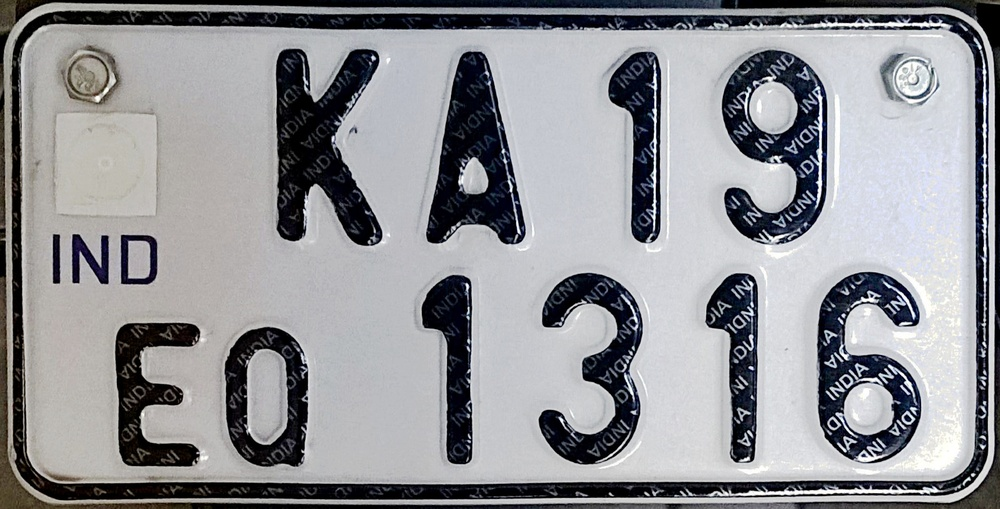
//> input picture Images/NumberPlate.jpg, 1000 x 509 px, shrunk from 1787 x 910 before the run
$ ./binary   (built with g++ and OpenCV 4)
//> lines starting //> are read from the running program, lines starting //| are printed output that depends on the picture; after the words box and inside, x2 and y2 are one past the last pixel; in counts of white or black regions, pixels touching at a corner belong together
#include <opencv2/opencv.hpp>

int main() {
    // Read an input image
    cv::Mat inputImage = cv::imread("C:\\Users\\sakth\\OneDrive\\Desktop\\Projects\\opencv-cpp\\Images\\NumberPlate.jpg", cv::IMREAD_GRAYSCALE);
//> inputImage: 509 rows x 1000 cols, CV_8UC1; min 0, max 255, mean 146.5

    if (inputImage.empty()) {
        std::cerr << "Error: Unable to read the input image." << std::endl;
        return -1;
    }

    // Display the original image
    cv::imshow("Original Image", inputImage);
    cv::waitKey(0);

    // 1. Global Thresholding
    cv::Mat globalThreshold;
    cv::threshold(inputImage, globalThreshold, 128, 255, cv::THRESH_BINARY);
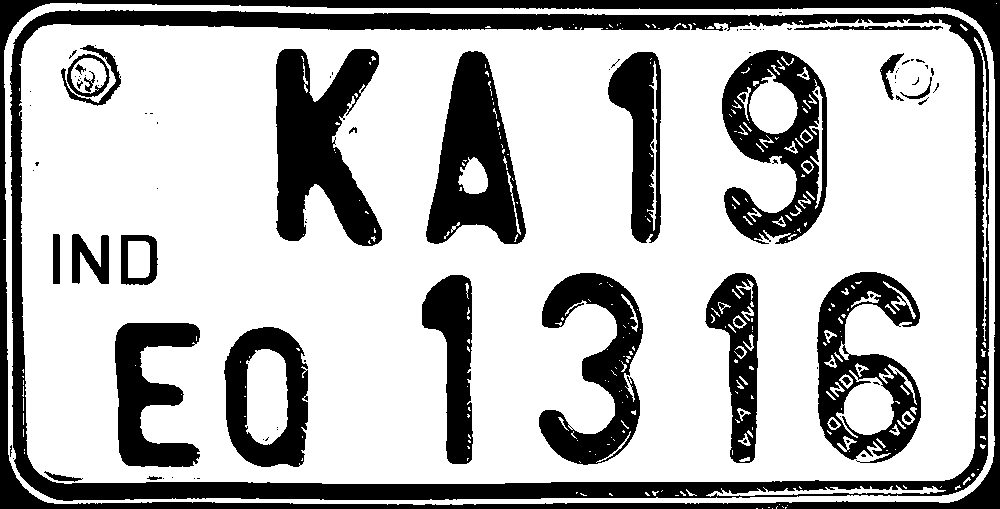
//> globalThreshold: 509 rows x 1000 cols, CV_8UC1; 71.5% white; 107 black regions (71 under 20 px), largest, box (x1, y1, x2, y2) and area: (10, 10, 989, 501) 36199, (0, 0, 1000, 509) 21349, (276, 49, 382, 246) 12596
    cv::imshow("Global Thresholding", globalThreshold);
    cv::waitKey(0);

    // 2. Adaptive Thresholding
    cv::Mat adaptiveThreshold;
    cv::adaptiveThreshold(inputImage, adaptiveThreshold, 255, cv::ADAPTIVE_THRESH_MEAN_C, cv::THRESH_BINARY, 11, 2);
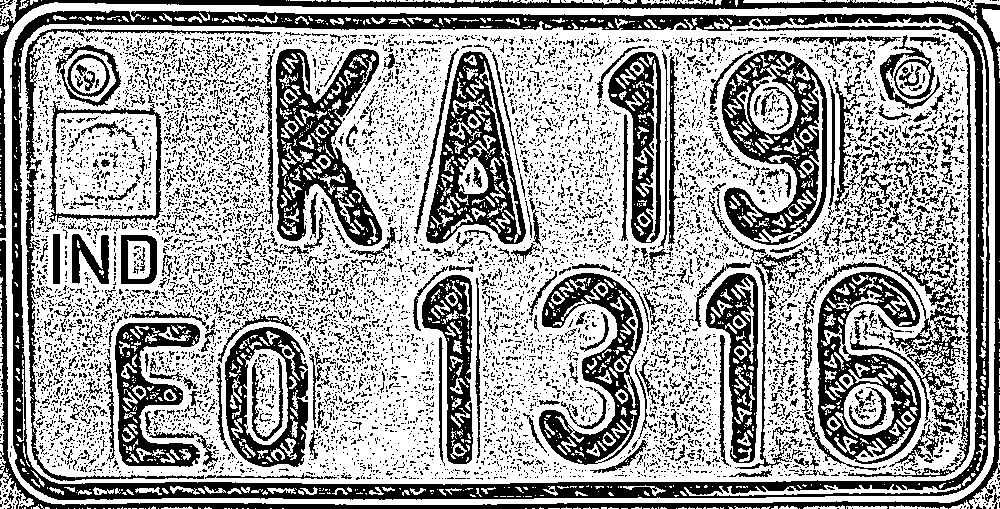
//> adaptiveThreshold: 509 rows x 1000 cols, CV_8UC1; 62.1% white; 8060 black regions (7437 under 20 px), largest, box (x1, y1, x2, y2) and area: (10, 10, 990, 500) 31207, (0, 0, 1000, 509) 15009, (276, 49, 382, 246) 8982
    cv::imshow("Adaptive Thresholding", adaptiveThreshold);
    cv::waitKey(0);

    // 3. Otsu's Thresholding
    cv::Mat otsuThreshold;
    cv::threshold(inputImage, otsuThreshold, 0, 255, cv::THRESH_BINARY + cv::THRESH_OTSU);
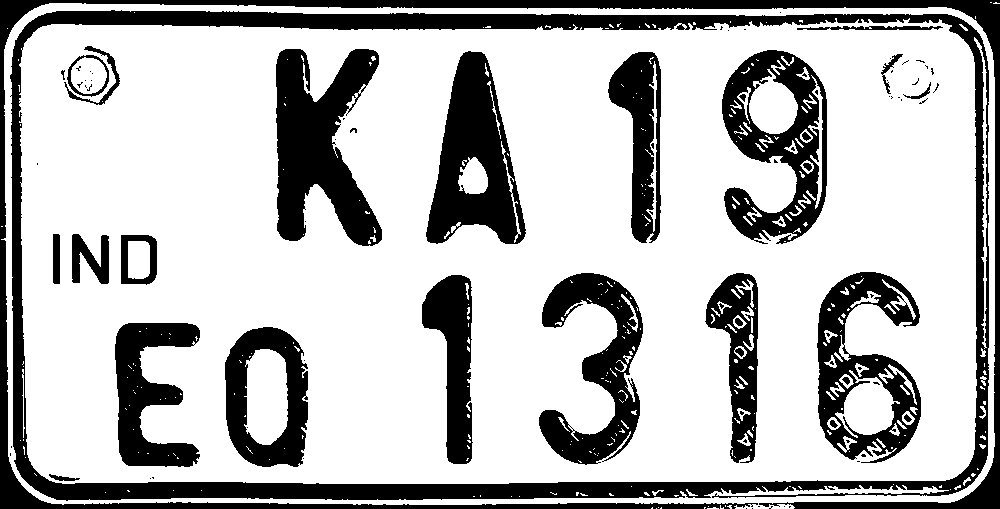
//> otsuThreshold: 509 rows x 1000 cols, CV_8UC1; 72.6% white; 92 black regions (62 under 20 px), largest, box (x1, y1, x2, y2) and area: (10, 10, 989, 501) 34863, (0, 0, 1000, 509) 20498, (276, 49, 382, 246) 12422
    cv::imshow("Otsu's Thresholding", otsuThreshold);
    cv::waitKey(0);

    // 4. Inverse Binary Thresholding
    cv::Mat inverseBinaryThreshold;
    cv::threshold(inputImage, inverseBinaryThreshold, 128, 255, cv::THRESH_BINARY_INV);
    cv::imshow("Inverse Binary Thresholding", inverseBinaryThreshold);
    cv::waitKey(0);

    return 0;
}
